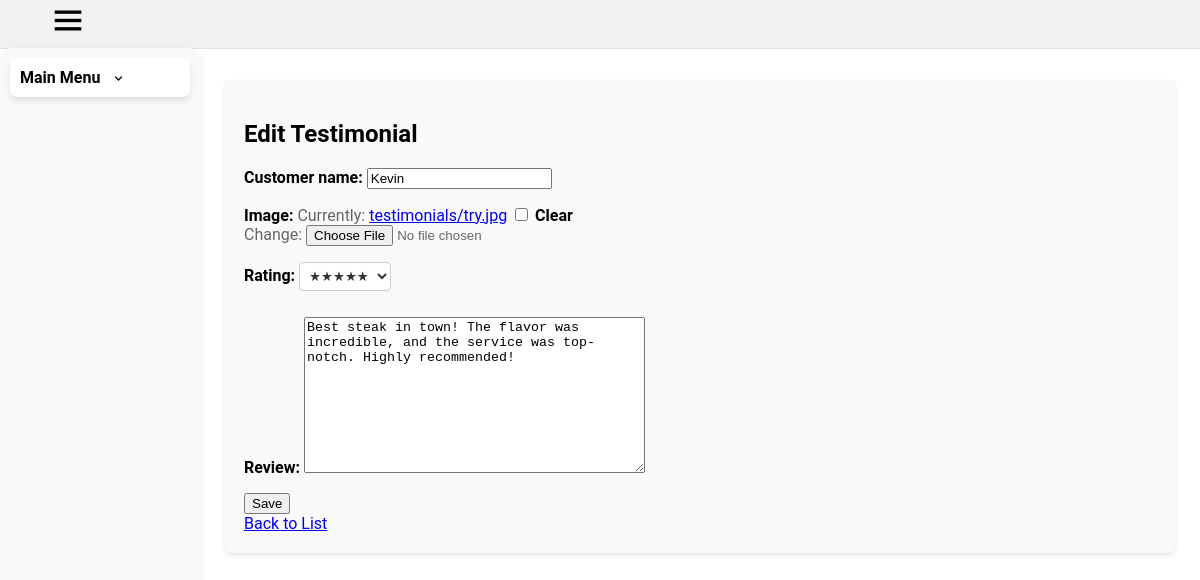
Screenshot of /testimonials/1/update/ with the database file from the repository.
### base/models.py (models this page shows, shortened)
class Testimonial(models.Model):
    customer_name = models.CharField(max_length=255)
    image = models.ImageField(upload_to='testimonials/', blank=True, null=True)
    rating = models.PositiveIntegerField(default=5, choices=[(i, f"{'★' * i}") for i in range(1, 6)])
    review = models.TextField()

### base/views.py (the view)
# urls.py: path('testimonials/<int:pk>/update/', views.TestimonialUpdateView.as_view(), name='testimonial_update'),
class TestimonialUpdateView(UpdateView):
    model = Testimonial
    form_class = TestimonialForm
    template_name = 'base/testimonial_form.html'
    success_url = reverse_lazy('base:testimonial_list')

### base/forms.py
class TestimonialForm(forms.ModelForm):
    class Meta:
        model = Testimonial
        fields = '__all__'

### base/templates/base/testimonial_form.html (shortened to what this page needs)
{% extends "dashboard/base.html" %}
{% block content %}
  <h1>{% if object %}Edit Testimonial{% else %}Add New Testimonial{% endif %}</h1>
  <form method="post" enctype="multipart/form-data">
    {{ form.as_p }}
    <button type="submit">Save</button>
  </form>
  <a href="{% url 'base:testimonial_list' %}">Back to List</a>
{% endblock %}

### dashboard/static/dashboard/css/styles.css (style rules this page uses)
body { overflow: scroll; overflow-x: hidden; font-family: Roboto, Arial; margin: 0; padding-top: 80px; padding-left: 96px; padding-right: 24px; background-color: white }
.container label { font-weight: bold; color: #000; }
.container select { margin: 0 10px 10px 0; padding: 5px; border-radius: 4px; border: 1px solid #ccc; color: #333; background-color: #fff; }
.container p { color: #666; }

### rows the page displays
Testimonial: customer_name "Kevin", rating "★★★★★", review "Best steak in town! The flavor was incredible, and the service was top-notch. Highly recommended!"
